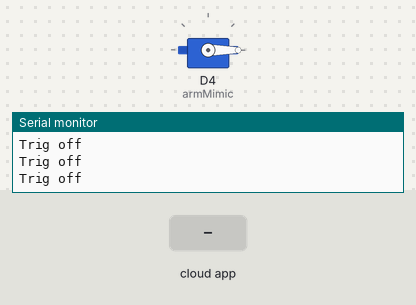
The sketch below on a simulated ESP8266 (NodeMCU). Parts: servo, the last lines printed to the serial monitor. The test bench sets the inputs (shaded band). WiFi joins after 1.5 s; servers stay silent unless stated; the Firebase database answers and starts empty.

Above: at 3.0 s.
3.1 s: the phone or cloud app sets trig to 1
At 3.76 s:
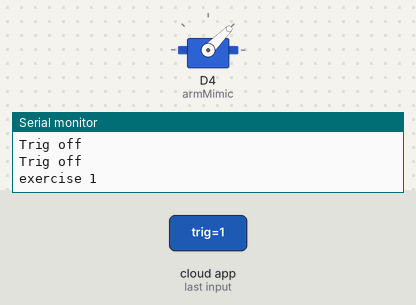
6.1 s: the phone or cloud app sets trig to 0
7.6 s: the phone or cloud app sets trig to 2
At 9.07 s:
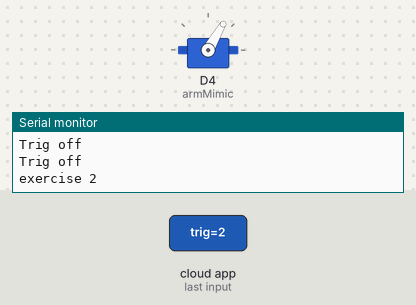
At 10.4 s:
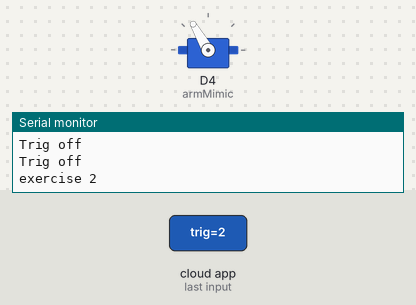
Timing chart, 0 to 16.6 s (numbered marks = the images above; inputs shaded):
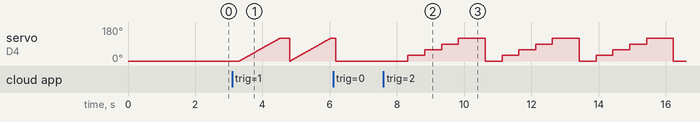

The sketch:

hackiiitd2.ino
```cpp
#include "FirebaseESP8266.h"
#include <ESP8266WiFi.h>
#include <Servo.h>

#define FIREBASE_HOST "hai-kya-ye.firebaseio.com"
#define FIREBASE_AUTH "Hz6q4tCnLNF4cuGAM8JZiMNelaYWWWO9ReYyMaDg"
#define WIFI_SSID "Redmi"
#define WIFI_PASSWORD "sk271199"

//Define FirebaseESP8266 data object
FirebaseData firebaseData;

Servo armMimic;
int trainerIn = A0;
int trainVal = 0;

void setup()
{
  pinMode(A0, INPUT);
  armMimic.attach(D4);
  Serial.begin(115200);
  armMimic.write(0);
  WiFi.begin(WIFI_SSID, WIFI_PASSWORD);
  Serial.print("Connecting to Wi-Fi");
  while (WiFi.status() != WL_CONNECTED)
  {
    Serial.print(".");
    delay(300);
  }
  Serial.println();
  Serial.print("Connected with IP: ");
  Serial.println(WiFi.localIP());
  Serial.println();

  Firebase.begin(FIREBASE_HOST, FIREBASE_AUTH);
 // Firebase.reconnectWiFi(true);

  Firebase.setString(firebaseData, "trig", "0");
  Firebase.setInt(firebaseData, "data", 0);
}


void loop() {
  int pos = 0;

  Serial.println();
  if (Firebase.getString(firebaseData, "trig")) { //check for "trig" node data

    if (firebaseData.stringData() == "0") {  //if data is 0
          Serial.println("Trig off");
          armMimic.write(0);
    }
    else if(firebaseData.stringData() == "1"){ //if data node is 0
      Serial.println("exercise 1");
       Firebase.setInt(firebaseData, "data", 50);
      for(pos = 0; pos<=120; pos+=1){
        armMimic.write(pos);
        delay(10);
      }
    }
    else if(firebaseData.stringData() == "2"){ //if data node is 2
       Firebase.setInt(firebaseData, "data", 70);
      Serial.println("exercise 2");
      armMimic.write(0);

      delay(500);
      armMimic.write(30);

      delay(500);
      armMimic.write(60);

      delay(500);
      armMimic.write(90);

      delay(500);
      armMimic.write(120);

      delay(500);

    }
    else if(firebaseData.stringData() == "4"){// if data node is 3
      Serial.println("remote");
      armMimic.write(0);
      trainVal = analogRead(trainerIn);
      armMimic.write(map(trainVal,0,1024,0,180));

    }
    else if(firebaseData.stringData() == "3"){// if data node is 3
      Serial.println("stop");
      armMimic.write(0);
       Firebase.setInt(firebaseData, "data", 47);

    }

  } else {
    Serial.println(firebaseData.errorReason());
  }
}
```

Measured:
- after the input at 7.6 s, servo on D4 (armMimic): 0° → 30° after 0.73 s, then repeats every 2.8 s: 60° 0.50 s, 90° 0.50 s, 120° 0.80 s, 0° 0.50 s, 30° 0.50 s
